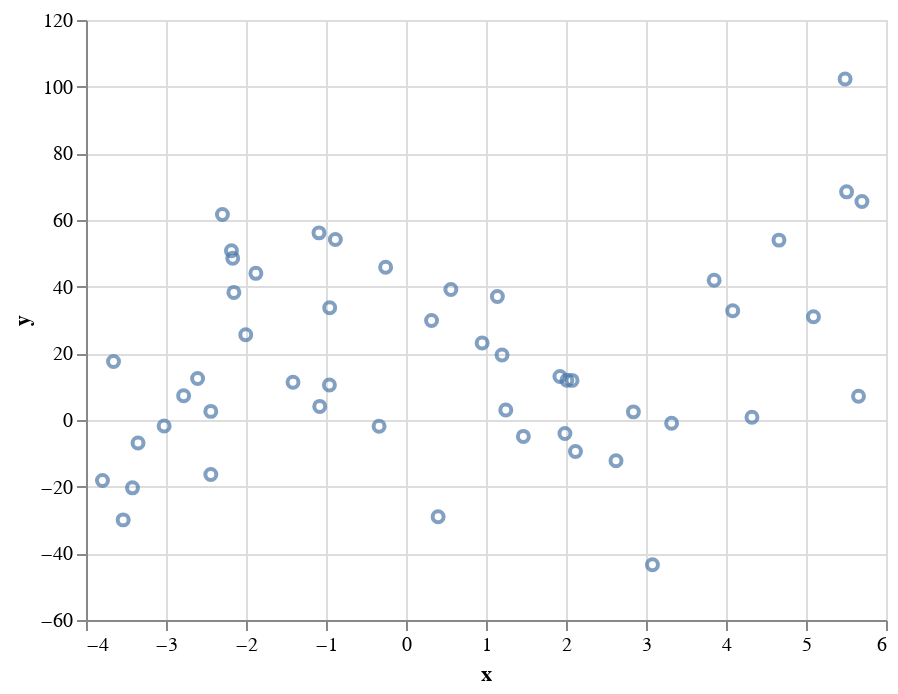

The notebook cell saved with this chart:
### Markdown cell above
**(a)** Scatter Plot of Training Data

### Code cell
train = pd.read_csv('data/A2_Q7_train.csv', index_col=0)
test = pd.read_csv('data/A2_Q7_test.csv', index_col=0)
scatter = alt.Chart(train).mark_point().encode(x='x', y='y')
scatter

### Figure 1 — Vega-Lite specification as saved in the notebook (floating-point values rounded to 4 significant figures)
{"config": {"view": {"continuousWidth": 400, "continuousHeight": 300}}, "data": {"name": "data-64089ef3659b166a44a2135408b54e00"}, "mark": "point", "encoding": {"x": {"field": "x", "type": "quantitative"}, "y": {"field": "y", "type": "quantitative"}}, "$schema": "https://vega.github.io/schema/vega-lite/v4.17.0.json", "datasets": {"data-64089ef3659b166a44a2135408b54e00": [{"x": -0.2546, "y": 45.84}, {"x": 5.507, "y": 68.45}, {"x": 3.32, "y": -0.951}, {"x": 1.987, "y": -4.025}, {"x": -2.44, "y": -16.37}, {"x": -2.44, "y": 2.587}, {"x": -3.419, "y": -20.35}, {"x": 4.662, "y": 53.96}, {"x": 2.011, "y": 11.91}, {"x": 3.081, "y": -43.42}, {"x": -3.794, "y": -18.13}, {"x": 5.699, "y": 65.54}, {"x": 4.324, "y": 0.8207}, {"x": -1.877, "y": 44.0}, {"x": -2.182, "y": 50.78}, {"x": -2.166, "y": 48.52}, {"x": -0.9576, "y": 10.52}, {"x": 1.248, "y": 3.0}, {"x": 0.3195, "y": 29.87}, {"x": -1.088, "y": 56.14}, {"x": 2.119, "y": -9.428}, {"x": -2.605, "y": 12.44}, {"x": -1.079, "y": 4.081}, {"x": -0.3364, "y": -1.851}, {"x": 0.5607, "y": 39.13}, {"x": 3.852, "y": 41.93}, {"x": -2.003, "y": 25.56}, {"x": 1.142, "y": 37.02}, {"x": 1.924, "y": 13.04}, {"x": -3.535, "y": -29.97}, {"x": 2.075, "y": 11.88}, {"x": -2.295, "y": 61.68}, {"x": -3.349, "y": -6.905}, {"x": 5.489, "y": 102.3}, {"x": 5.656, "y": 7.126}, {"x": 4.084, "y": 32.79}, {"x": -0.9539, "y": 33.66}, {"x": -3.023, "y": -1.812}, {"x": 2.842, "y": 2.444}, {"x": 0.4015, "y": -29.03}, {"x": -2.78, "y": 7.285}, {"x": 0.9518, "y": 23.1}, {"x": -3.656, "y": 17.56}, {"x": 5.093, "y": 30.97}, {"x": -1.412, "y": 11.31}, {"x": 2.625, "y": -12.24}, {"x": -0.8829, "y": 54.15}, {"x": 1.201, "y": 19.48}, {"x": 1.467, "y": -4.923}, {"x": -2.151, "y": 38.28}]}}
